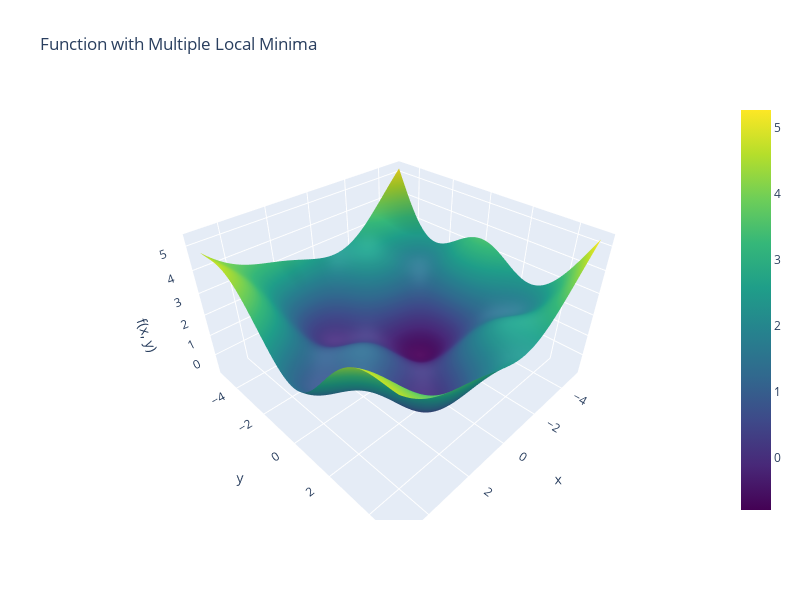

Source (notebook cell):
### Markdown cell above
## Voordelen
- Gradient descent kan oplossingen vinden voor complexe modellen - in het geval van lineaire regressie, ook daar waar OLS last heeft van multicollineariteit.
- Het maakt rechtstreeks gebruik van de lokale eigenschappen van het _loss_ oppervlak, waardoor het veel efficiënter en stabieler is dan gewone _blinde_ sampling.

## Nadelen
- De startpositie (initiële parameterschattingen) kan een grote invloed hebben op de snelheid van convergentie.
- Learning rate en convergentieregel moeten doordacht gekozen worden:
    - Een te grote learning rate kan ervoor zorgen dat er _overshooting_ is van de target (_loss_ gradient $\pmb{0}$).
    - Een stop-regel die niet streng genoeg is, leidt automatisch tot een inaccuraat resultaat.
- Kan traag zijn/veel geheugen vragen bij grote datasets.
- Het algoritme kan vast komen te zitten in **lokale minima**.

### Lokale minima
Bij complexere modellen bestaat het risico op _hyper loss surfaces_ die locaties bevatten waar de gradient $0$ is, met rondom hogere _loss_ waarden, maar waar die **locaties niet overeenkomen met het echte minimum van de _loss_ functie**. Het gradient descent algoritme kan hierin terechtkomen en zijn stop-condities bereiken zonder te weten dat het zich in een lokaal minimum bevindt.

### Code cell
def multi_minima_function(x, y):
    """
    Return example function with multiple local minima.

    f(x, y) = sin(x) * cos(y) + 0.1 * (x^2 + y^2).
    """
    return np.sin(x) * np.cos(y) + 0.1 * (x**2 + y**2)


# Generate grid
x = np.linspace(-5, 5, 100)
y = np.linspace(-5, 5, 100)
X, Y = np.meshgrid(x, y)
Z = multi_minima_function(X, Y)

# Plotly 3D surface plot
fig = go.Figure(data=[go.Surface(z=Z, x=X, y=Y, colorscale="Viridis")])
fig.update_layout(
    title="Function with Multiple Local Minima",
    scene={"xaxis_title": "x", "yaxis_title": "y", "zaxis_title": "f(x, y)"},
    height=600,
    width=800,
)
fig.show()

### Figure 1 — Plotly figure (JSON) as saved in the notebook; plotly's stock layout.template omitted (floating-point values rounded to 4 significant figures; data arrays with more than 128 entries replaced by an {"elided": "..."} marker saying what was removed)
{"data": [{"colorscale": [[0, "#440154"], [0.1111, "#482878"], [0.2222, "#3e4989"], [0.3333, "#31688e"], [0.4444, "#26828e"], [0.5556, "#1f9e89"], [0.6667, "#35b779"], [0.7778, "#6ece58"], [0.8889, "#b5de2b"], [1, "#fde725"]], "type": "surface", "x": {"elided": "100x100 float values"}, "y": {"elided": "100x100 float values"}, "z": {"elided": "100x100 float values"}}], "layout": {"height": 600, "scene": {"xaxis": {"title": {"text": "x"}}, "yaxis": {"title": {"text": "y"}}, "zaxis": {"title": {"text": "f(x, y)"}}}, "title": {"text": "Function with Multiple Local Minima"}, "width": 800}}
